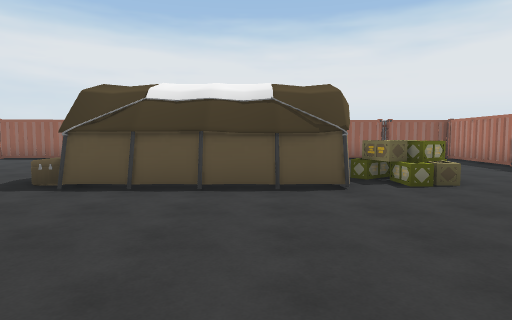
view 1 (above)

18 first-person views from a walk through a scene from a Unity 3-D project. The camera is 1.5 m above the floor, tilts 4° down and sees 75° across. The floor is counted in squares, 2 m on a side. Each view is taken from the middle of a square. On the plan, view 1 faces up. The plan holds only what a view shows up to about 11 squares ahead; the rest is blank. The player is left out. Some animated figures are left out. Some surface patterns are stand-ins.

view 2
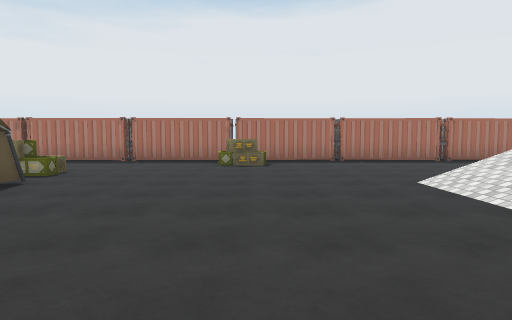

view 3
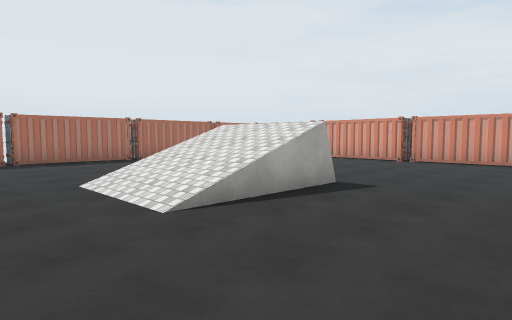

view 4
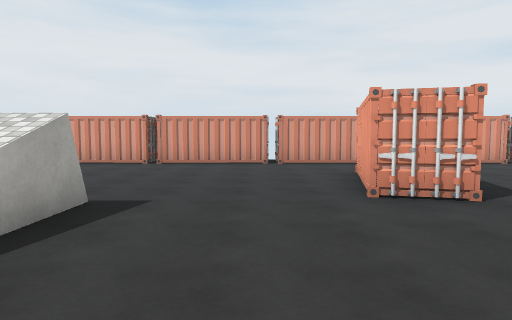

view 5
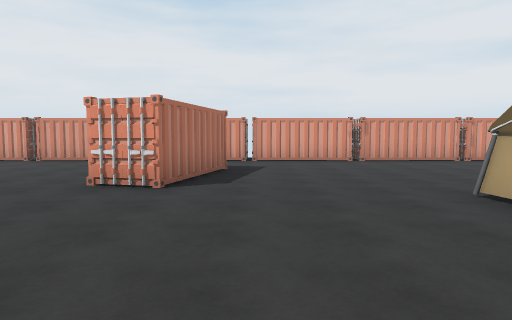

view 6
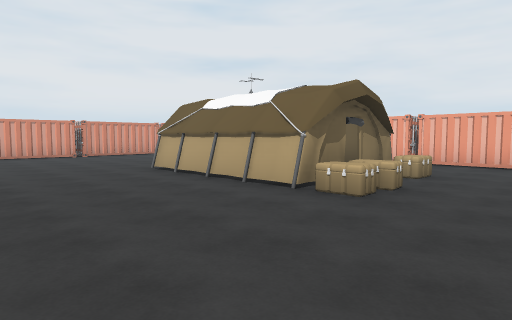

view 7
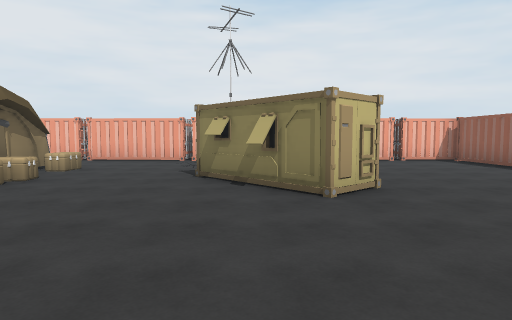

view 8
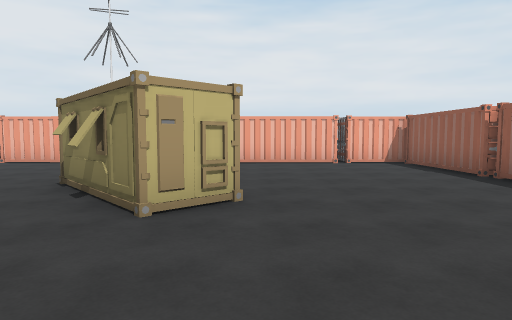

view 9
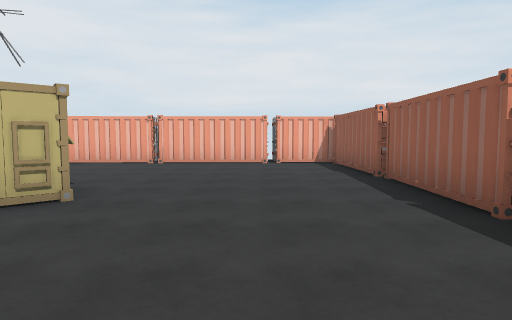

view 10
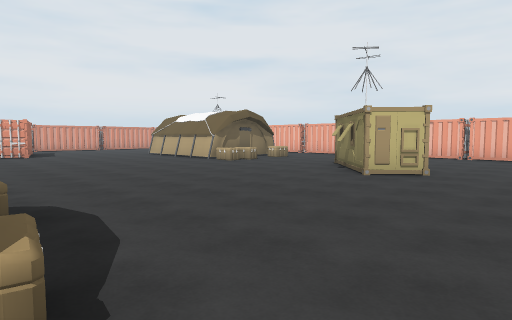

view 11
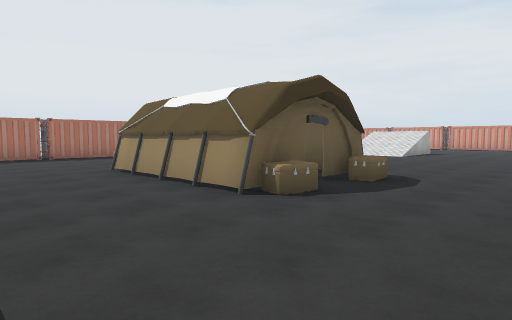

view 12
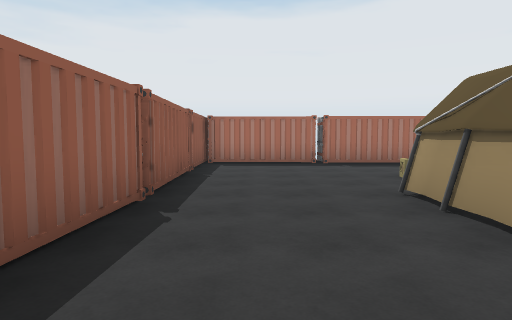

view 13
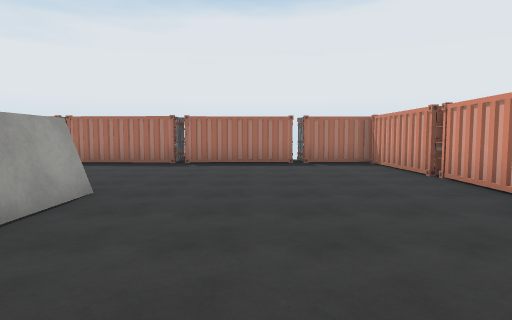

view 14
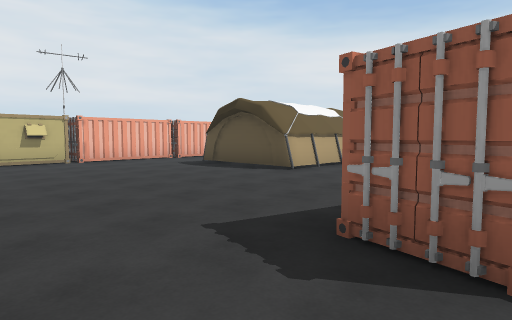

view 15
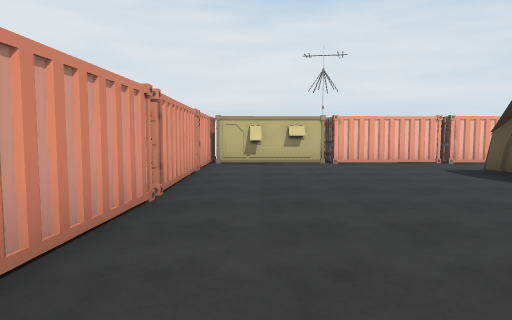

view 16
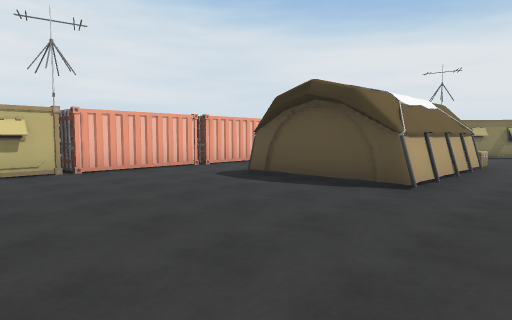

view 17
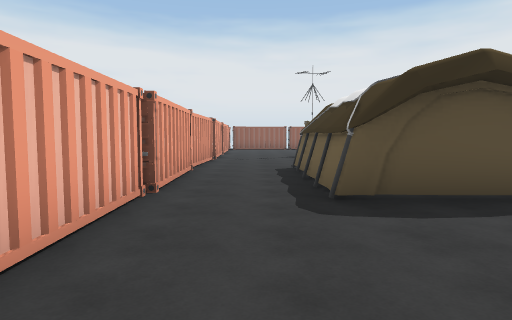

view 18
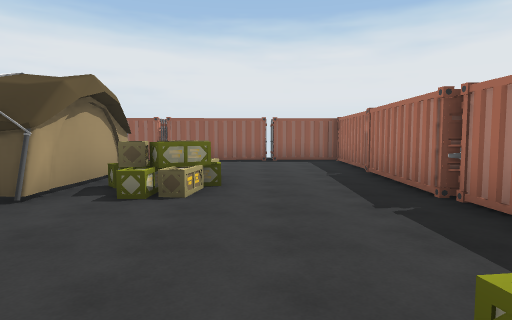

### Floor plan
Key: @ floor where view 1 was taken; # wall or solid block; x gap in a wall; . floor; / step, stairs or slope; C container; B box; O other object.
Columns run from 17 left of view 1 to 8 right of it. Each row starts with its distance up from view 1.
 13                CCCCCCCC
 12   C  x  C       #####CC##
 11 ##......................C
 10 #C......................#
  9 CC......................#
  8 C#............#####.....#
  7 C#............B   #.O...
  6 C#....OOO.....##  #BB...
  5 C#...OOO......B####.B...C
  4 C#....O.................#
  3 CC......................#
  2 C#....................B.C
  1  #..B.BB..............B.#C
  0  C..####.........@......#C
 -1 C#..#  #................CC
 -2 C#..#  #........///.....CC
 -3 C#..#  #........///.....#C
 -4 CC..####........#//.....#C
 -5 C#..........C...///.....#C
 -6 C#..........#...........#
 -7  #.........##...........##
 -8  O.........##...........C#
 -9   O.....................##
-10  #......................#
-11    CC  C  #  CC  C  #  CC

Where each view was taken, in squares from view 1:
view 1: 0 up, 0 right, facing up
view 2: 1 up, 4 left, facing right
view 3: 0 up, 4 left, facing down-right
view 4: 1 down, 3 left, facing down
view 5: 0 up, 7 left, facing down
view 6: 3 up, 6 left, facing down-left
view 7: 5 up, 5 left, facing left
view 8: 7 up, 6 left, facing left
view 9: 9 up, 6 left, facing left
view 10: 9 up, 3 left, facing down-left
view 11: 11 up, 6 left, facing down-right
view 12: 10 up, 3 left, facing right
view 13: 7 down, 3 left, facing right
view 14: 10 down, 5 left, facing up-left
view 15: 9 down, 6 left, facing left
view 16: 9 down, 8 left, facing up-left
view 17: 8 down, 14 left, facing up
view 18: 1 up, 4 right, facing up
